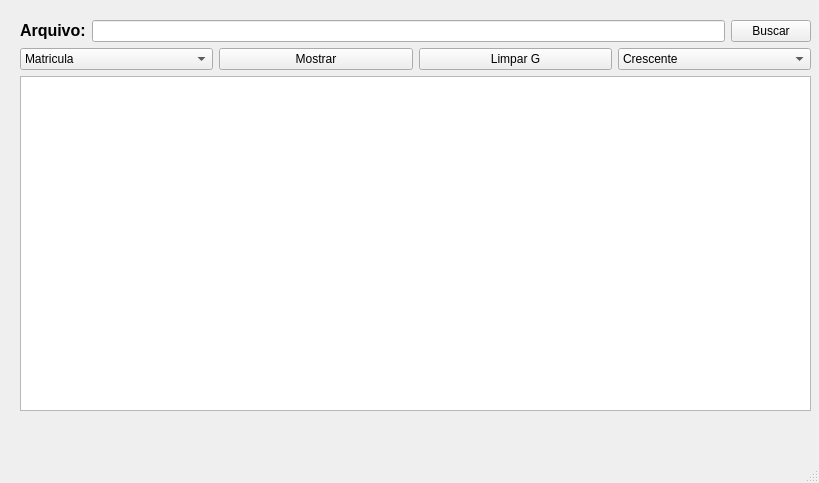
<?xml version="1.0" encoding="UTF-8"?>
<ui version="4.0">
 <class>MainWindow</class>
 <widget class="QMainWindow" name="MainWindow">
  <property name="geometry">
   <rect>
    <x>0</x>
    <y>0</y>
    <width>819</width>
    <height>483</height>
   </rect>
  </property>
  <property name="windowTitle">
   <string>Relatorio de Curso</string>
  </property>
  <widget class="QWidget" name="centralwidget">
   <widget class="QWidget" name="layoutWidget">
    <property name="geometry">
     <rect>
      <x>20</x>
      <y>20</y>
      <width>791</width>
      <height>391</height>
     </rect>
    </property>
    <layout class="QGridLayout" name="gridLayout">
     <item row="2" column="0">
      <widget class="QTableWidget" name="tableWidget_Output"/>
     </item>
     <item row="0" column="0">
      <layout class="QHBoxLayout" name="horizontalLayout">
       <item>
        <widget class="QLabel" name="label">
         <property name="text">
          <string>&lt;html&gt;&lt;head/&gt;&lt;body&gt;&lt;p&gt;&lt;span style=&quot; font-size:12pt; font-weight:700;&quot;&gt;Arquivo:&lt;/span&gt;&lt;/p&gt;&lt;/body&gt;&lt;/html&gt;</string>
         </property>
        </widget>
       </item>
       <item>
        <widget class="QLineEdit" name="lineEdit_EnderecoArquivo"/>
       </item>
       <item>
        <widget class="QPushButton" name="pushButton_Buscar">
         <property name="text">
          <string>Buscar</string>
         </property>
        </widget>
       </item>
      </layout>
     </item>
     <item row="1" column="0">
      <layout class="QHBoxLayout" name="horizontalLayout_2">
       <item>
        <widget class="QComboBox" name="comboBox_SelecionarModo">
         <item>
          <property name="text">
           <string>Matricula</string>
          </property>
         </item>
         <item>
          <property name="text">
           <string>Nome</string>
          </property>
         </item>
         <item>
          <property name="text">
           <string>Curso</string>
          </property>
         </item>
         <item>
          <property name="text">
           <string>Optativa</string>
          </property>
         </item>
         <item>
          <property name="text">
           <string>Periodo</string>
          </property>
         </item>
         <item>
          <property name="text">
           <string>Turno</string>
          </property>
         </item>
        </widget>
       </item>
       <item>
        <widget class="QPushButton" name="pushButton_Mostrar">
         <property name="text">
          <string>Mostrar</string>
         </property>
        </widget>
       </item>
       <item>
        <widget class="QPushButton" name="pushButton_Limpar">
         <property name="text">
          <string>Limpar G</string>
         </property>
        </widget>
       </item>
       <item>
        <widget class="QComboBox" name="comboBox_Ordem">
         <item>
          <property name="text">
           <string>Crescente</string>
          </property>
         </item>
         <item>
          <property name="text">
           <string>Decrescente</string>
          </property>
         </item>
        </widget>
       </item>
      </layout>
     </item>
    </layout>
   </widget>
  </widget>
  <widget class="QMenuBar" name="menubar">
   <property name="geometry">
    <rect>
     <x>0</x>
     <y>0</y>
     <width>819</width>
     <height>22</height>
    </rect>
   </property>
  </widget>
  <widget class="QStatusBar" name="statusbar"/>
 </widget>
 <resources/>
 <connections/>
</ui>
